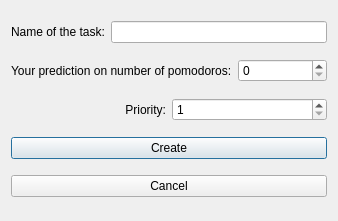
<?xml version="1.0" encoding="UTF-8"?>
<ui version="4.0">
 <class>AddToToDoList</class>
 <widget class="QDialog" name="AddToToDoList">
  <property name="geometry">
   <rect>
    <x>0</x>
    <y>0</y>
    <width>338</width>
    <height>221</height>
   </rect>
  </property>
  <property name="windowTitle">
   <string>Dialog</string>
  </property>
  <layout class="QVBoxLayout" name="verticalLayout">
   <item>
    <layout class="QHBoxLayout" name="horizontalLayout">
     <item>
      <widget class="QLabel" name="label">
       <property name="text">
        <string>Name of the task:</string>
       </property>
      </widget>
     </item>
     <item>
      <widget class="QLineEdit" name="lineEditNameofTask"/>
     </item>
    </layout>
   </item>
   <item>
    <layout class="QHBoxLayout" name="horizontalLayout_2">
     <item>
      <widget class="QLabel" name="label_2">
       <property name="text">
        <string>Your prediction on number of pomodoros:</string>
       </property>
      </widget>
     </item>
     <item>
      <widget class="QSpinBox" name="spinBox"/>
     </item>
    </layout>
   </item>
   <item>
    <layout class="QHBoxLayout" name="horizontalLayout_3">
     <item>
      <widget class="QLabel" name="label_3">
       <property name="text">
        <string>Priority:</string>
       </property>
       <property name="alignment">
        <set>Qt::AlignRight|Qt::AlignTrailing|Qt::AlignVCenter</set>
       </property>
      </widget>
     </item>
     <item>
      <widget class="QSpinBox" name="spinBox_priority">
       <property name="minimum">
        <number>1</number>
       </property>
       <property name="maximum">
        <number>9</number>
       </property>
      </widget>
     </item>
    </layout>
   </item>
   <item>
    <widget class="QPushButton" name="pushButtonCreate">
     <property name="text">
      <string>Create</string>
     </property>
    </widget>
   </item>
   <item>
    <widget class="QPushButton" name="pushButtonCancel">
     <property name="text">
      <string>Cancel</string>
     </property>
    </widget>
   </item>
  </layout>
 </widget>
 <resources/>
 <connections/>
</ui>
